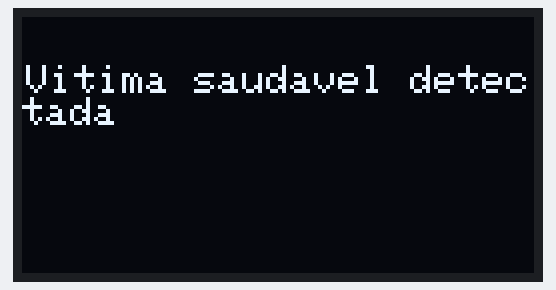
A sketch run on a simulated Arduino Uno, built with avr-gcc and run on an emulated ATmega328P. On the bench: 128×64 one-colour display.

Above: at 0.1 s.
At 1.6 s:
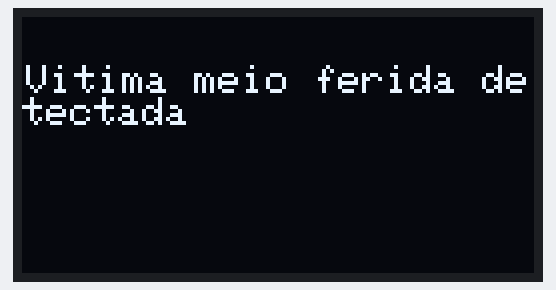
At 3.2 s:
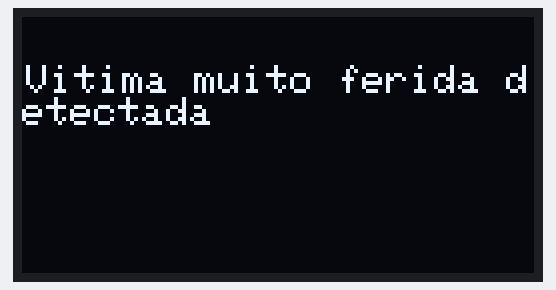

The sketch:

teste_display_vitimas.ino
```cpp
#include <Wire.h> //Inclusão da biblioteca wire
#include <Adafruit_SSD1306.h> //Inclusão da biblioteca Adafruit_SSD1306.h

Adafruit_SSD1306 displayLED; //Criação do objeto displayLED, que será chamado para realizar as intruções da biblioteca Adafruit_SSD1306.h

void setup() {

  Wire.begin(); //Inicia a biblioteca Wire
  displayLED.begin(); //Inicia o display OLED
  displayLED.clearDisplay(); //Limpa as mensagens do display

}

void loop() {

  displayLED.clearDisplay(); // Limpa as mensagens do display
  displayLED.setTextColor(WHITE); //Define a cor das letras, mas no nosso exemplo o display é Azul, então independente da cor que for colocada neste campo as letras ficarão azul. Por padrão deixe WHITE.
  displayLED.setTextSize(1); //Define o tamanho da letra
  displayLED.setCursor(1, 12); //Define o local(Horizontal e vertical), de onde irá aparecer a mensagem no display.
  displayLED.print("Vitima saudavel detectada");//Envia mensagem para o display
  displayLED.display();//Confirma a escrita no display

  delay(1500); //Tempo de espera de 1500 milissegundos

  displayLED.clearDisplay(); //Limpa a mensagem do display
  displayLED.setCursor(1, 12); //Define um novo local para a próxima mensagem do display
  displayLED.print("Vitima meio ferida detectada"); //Envia mensagem para o display
  displayLED.display(); //Confirma a escrita no display

  delay(1500); //Tempo de espera de 1500 milissegundos

  displayLED.clearDisplay(); //Limpa a mensagem do display
  displayLED.setCursor(1, 12); // Define a coordenada onde irá aparecer a mensagem do display
  displayLED.print("Vitima muito ferida detectada"); // Envia uma mensagem para o display
  displayLED.display(); // Confirma a mensagem do display

  delay(1500); // Espera 1 segundo e meio

}
```

Measured:
- by itself, everything shown: repeats every 4.6 s, in 3 steps
- what the display in image 1 shows lasts 1.5 s, from 1.6 s to 3.1 s
